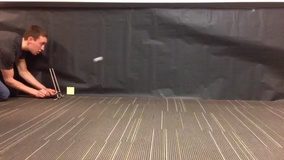
#> input picture module01_Analytical_Mechanics_II/resources/blur/frame7.png, 284 x 160 px; the run also reads 1 picture not shown here
$ jupyter execute --allow-errors 01_Lesson01_Testing_Video_Detection.ipynb   (shell and % lines are left out)   (Python 2 division)
#> lines starting #> are read from the running program, lines starting #| are printed output that depends on the picture
[cell 1]
import Image
import math
import numpy as np

import cv2
from cv2 import cv as cv

from IPython.display import display
from IPython.display import Image as iPyImage

import matplotlib.pyplot as plt

[cell 2]
def Load_Image(image_name):
#> called with image_name = 'blur/frame7.png'
    tmp = Image.open("resources/"+image_name)
#> tmp is the input picture: PIL image 284x160 RGB; mean R, G, B 110.9, 94.5, 86.9
    return np.array(tmp)

def Draw_Image(data):
    plt.imshow(data, cmap=plt.cm.binary, interpolation='none')
#> (this line was passed over: IPython is not available in this run)
    plt.xticks([]), plt.yticks([])
    plt.show()

[cell 3]
tmp1 = Load_Image("blur/frame7.png")
Draw_Image(tmp1)
#> (the call stopped at in Draw_Image, `plt.xticks([]), plt.yticks([])`: IPython is not available in this run)
tmp2 = Load_Image("blur/frame6.png")
Draw_Image(tmp2)
#> (the call stopped at in Draw_Image, `plt.xticks([]), plt.yticks([])`: IPython is not available in this run)

[cell 4]
def Image_Diff(img1, img2):

    out = np.ones(img1.shape[:2], dtype="uint8")
    for y in range(len(img1)):
        for x in range(len(img1[y])):
            a1 = img1[y][x]
            a2 = img2[y][x]
            r = a1[0] - a2[0] if a1[0] > a2[0] else a2[0] - a1[0]
            g = a1[1] - a2[1] if a1[1] > a2[1] else a2[1] - a1[1]
            b = a1[2] - a2[2] if a1[2] > a2[2] else a2[2] - a1[2]

            mag = .7*r+.2*g+.1*b

            if mag < 20:
                mag = 0

            out[y][x] = mag
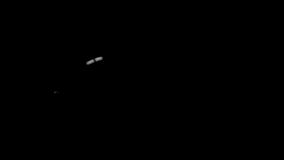
#> out: shape (160, 284); min 0, max 160, mean 0.1

    return out

[cell 5]
boo = Image_Diff(tmp1,tmp2)
print boo
#> (printed output is left out)
Draw_Image(boo)
#> (the call stopped at in Draw_Image, `plt.xticks([]), plt.yticks([])`: IPython is not available in this run)

[cell 6]
def Find_Line(img, show = False):
    blur  = cv2.medianBlur(img,3)
    lines = cv2.HoughLines(blur,1,np.pi/180,10)

    if lines == None:
        return None

    r,t = lines[0][0]
    m = -1./math.tan(t)
    b = r/math.sin(t)

    if show:
        copy = np.copy(blur)
        for x in range(len(blur[0])):
            y = m*x+b
            if 0<y<len(blur):
                copy[y][x] = 20
        Draw_Image(copy)

    return m,b

[cell 7]
images = range(18)
lines  = range(1,16)
#> (the rest of this cell did not finish here and is left out)


for i in range(1,16):
    diff = Image_Diff(images[i],images[i+1])
    lines[i-1] = Find_Line(diff, True)[0]

[cell 8]
lines

[cell 9]
plt.plot(range(1,16),lines)
#> (this line was passed over: IPython is not available in this run)
